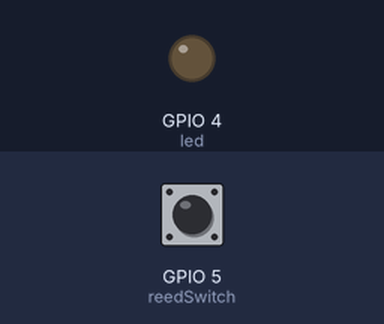
A sketch run on a simulated ESP8266 (NodeMCU). On the bench: output pins drawn as LEDs (lit = HIGH). The test bench sets the inputs (shaded band); at power-on: GPIO 5 (reedSwitch) HIGH. WiFi joins after 1.5 s; servers stay silent unless stated; the local clock reads 2024-03-15 10:24:30 at power-on unless the sketch sets it; what the sketch prints to the serial monitor is not drawn.

Above: at 3.0 s.
3.1 s: GPIO 5 (reedSwitch) pulled LOW for 0.15 s
At 4.3 s:
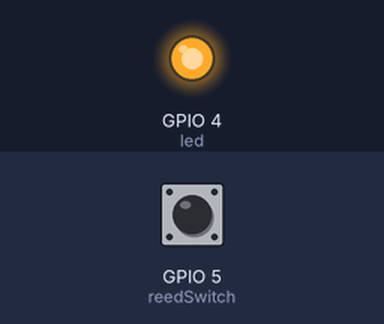
6.1 s: GPIO 5 (reedSwitch) pulled LOW for 3.2 s
At 10.4 s:
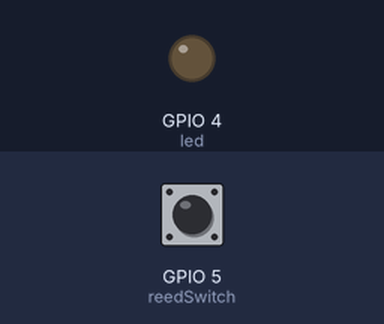
Timing chart, 0 to 11.9 s (numbered marks = the images above; inputs shaded):
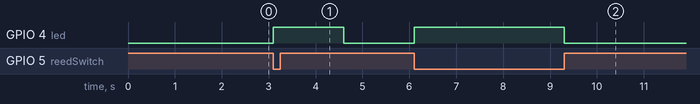

The sketch:

door_statusv3.ino
```cpp
// (licence header left out)
#include <ESP8266WiFi.h>
#include <WiFiClientSecure.h>
#include <UniversalTelegramBot.h>
#include <ArduinoJson.h>
// Set GPIOs for LED and reedswitch
const int reedSwitch = 5;
const int led = 4; //optional
// Detects whenever the door changed state
bool changeState = false;
// Holds reedswitch state (1=opened, 0=close)
bool state;
String doorState;
// Auxiliary variables (it will only detect changes that are 1500 milliseconds apart)
unsigned long previousMillis = 0;
const long interval = 1500;
const char* ssid = "Your SSID";
const char* password = "Your Password";
// Initialize Telegram BOT
#define BOTtoken "Your token"  // your Bot Token (Get from Botfather)
// Use @myidbot to find out the chat ID of an individual or a group
// Also note that you need to click "start" on a bot before it can
// message you
#define CHAT_ID "Your ID"  // your chat ID
X509List cert(TELEGRAM_CERTIFICATE_ROOT);
WiFiClientSecure client;
UniversalTelegramBot bot(BOTtoken, client);
// Runs whenever the reedswitch changes state
ICACHE_RAM_ATTR void changeDoorStatus() {
    Serial.println("State changed");
    changeState = true;
}
void setup() {
    // Serial port for debugging purposes
    Serial.begin(115200);
    configTime(0, 0, "pool.ntp.org"); // get UTC time via NTP
    client.setTrustAnchors(&cert); // Add root certificate for api.telegram.org
    // Read the current door state
    pinMode(reedSwitch, INPUT_PULLUP);
    state = digitalRead(reedSwitch);
    // Set LED state to match door state
    pinMode(led, OUTPUT);

    // INVERT TO CHANGE LED STATE (OPEN=LOW, CLOSE=HIGH) or vice versa !state also on line 82
    digitalWrite(led, !state);

    // Set the reedswitch pin as interrupt, assign interrupt function and set CHANGE mode
    attachInterrupt(digitalPinToInterrupt(reedSwitch), changeDoorStatus, CHANGE);
    // Connect to Wi-Fi
    WiFi.mode(WIFI_STA);
    WiFi.begin(ssid, password);
    while (WiFi.status() != WL_CONNECTED) {
        delay(500);
        Serial.print(".");
    }
    Serial.println("");
    Serial.println("WiFi connected");
    Serial.println("IP address: ");
    Serial.println(WiFi.localIP());
    bot.sendMessage(CHAT_ID, "Bot started up", "");
}
void loop() {
    if (changeState){
        unsigned long currentMillis = millis();
        if(currentMillis - previousMillis >= interval) {
            previousMillis = currentMillis;
            // If a state has occured, invert the current door state
            state = !state;
            if(state) {
                doorState = "closed";
            }
            else{
                doorState = "open";
            }
            digitalWrite(led, !state);
            changeState = false;
            Serial.println(state);
            Serial.println(doorState);

            //Send notification
            bot.sendMessage(CHAT_ID, "The door is " + doorState, "");
        }
    }
}
```

Measured:
- after the input at 3.1 s, GPIO 4 (led): LOW → HIGH at once, → LOW 1.5 s later
- after the input at 6.1 s, GPIO 4 (led): LOW → HIGH at once, → LOW 3.2 s later
